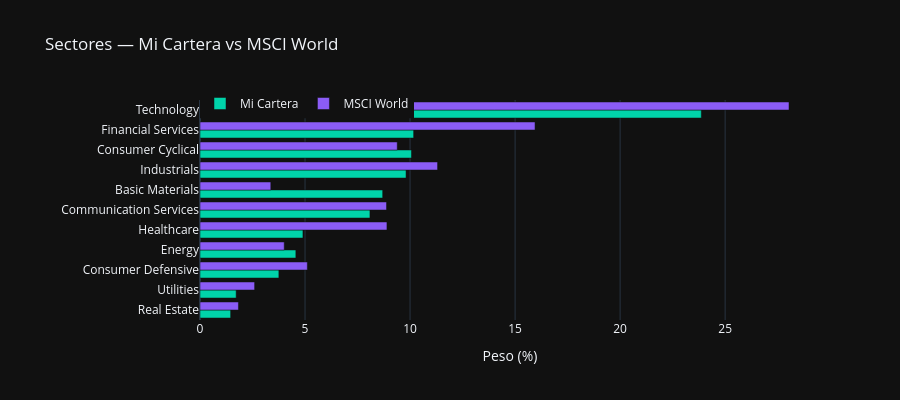

Here is the notebook cell this chart was saved with:
### Code cell
# Sectores — Mi Cartera vs MSCI World
df_s = df_sectors.sort_values("Mi_Cartera", ascending=True)

fig = go.Figure()
fig.add_trace(go.Bar(
    name="Mi Cartera",
    y=df_s["Nombre"],
    x=df_s["Mi_Cartera"],
    orientation="h",
    marker_color="#00d4aa",
))
fig.add_trace(go.Bar(
    name="MSCI World",
    y=df_s["Nombre"],
    x=df_s["Benchmark"],
    orientation="h",
    marker_color="#8b5cf6",
))
fig.update_layout(
    title="Sectores — Mi Cartera vs MSCI World",
    barmode="group",
    template="plotly_dark",
    xaxis_title="Peso (%)",
    height=max(400, 35 * len(df_s)),
    margin=dict(l=200),
    legend=dict(orientation="h", y=1.05),
)
fig.show()

### Figure 1 — Plotly figure (JSON) as saved in the notebook; plotly's stock layout.template omitted (floating-point values rounded to 4 significant figures)
{"data": [{"marker": {"color": "#00d4aa"}, "name": "Mi Cartera", "orientation": "h", "type": "bar", "x": [1.458, 1.721, 3.754, 4.563, 4.901, 8.09, 8.697, 9.809, 10.07, 10.17, 23.87], "y": ["Real Estate", "Utilities", "Consumer Defensive", "Energy", "Healthcare", "Communication Services", "Basic Materials", "Industrials", "Consumer Cyclical", "Financial Services", "Technology"]}, {"marker": {"color": "#8b5cf6"}, "name": "MSCI World", "orientation": "h", "type": "bar", "x": [1.83, 2.6, 5.11, 4.01, 8.9, 8.88, 3.37, 11.31, 9.39, 15.95, 28.04], "y": ["Real Estate", "Utilities", "Consumer Defensive", "Energy", "Healthcare", "Communication Services", "Basic Materials", "Industrials", "Consumer Cyclical", "Financial Services", "Technology"]}], "layout": {"barmode": "group", "height": 400, "legend": {"orientation": "h", "y": 1.05}, "margin": {"l": 200}, "title": {"text": "Sectores — Mi Cartera vs MSCI World"}, "xaxis": {"title": {"text": "Peso (%)"}}}}
